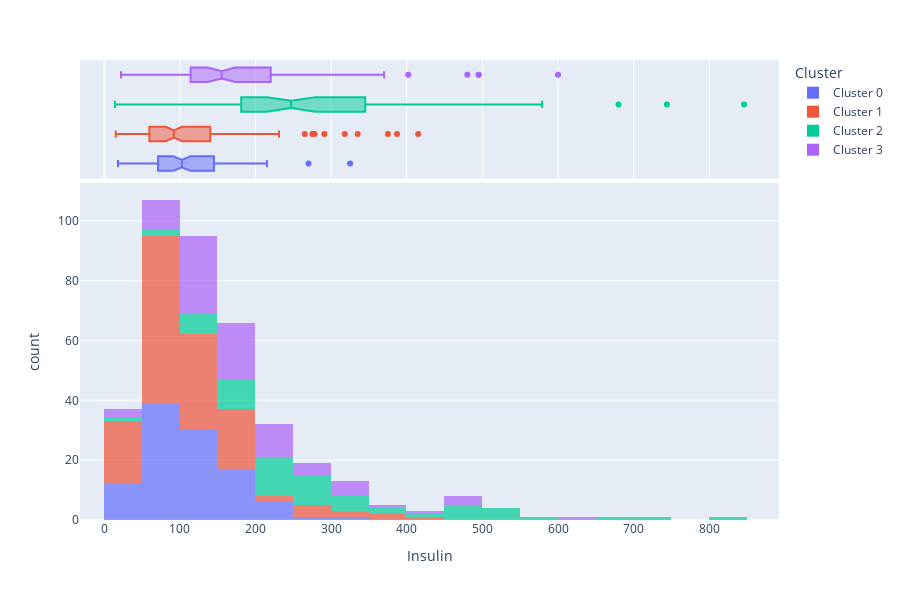

The notebook cell saved with this chart:
### Code cell
plot_model(kmeans_4, plot = 'distribution', feature="Insulin")

### Figure 1 — Plotly figure (JSON) as saved in the notebook; plotly's stock layout.template omitted (floating-point values rounded to 4 significant figures; data arrays with more than 128 entries replaced by an {"elided": "..."} marker saying what was removed)
{"data": [{"bingroup": "x", "hovertemplate": "Cluster=Cluster 0<br>Insulin=%{x}<br>count=%{y}<extra></extra>", "legendgroup": "Cluster 0", "marker": {"color": "#636efa", "opacity": 0.7, "pattern": {"shape": ""}}, "name": "Cluster 0", "orientation": "v", "showlegend": true, "type": "histogram", "x": [56, 105, 71, 49, 100, 191, 125, 66, 88, 45, 53, 32, 120, 129, 130, 45, 130, 188, 99, 65, 56, 160, 76, 106, 115, 77, 48, 130, 18, 165, 63, 87, 140, 57, 64, 66, 94, 158, 167, 75, 72, 82, 196, 68, 120, 156, 140, 165, 176, 210, 167, 205, 78, 105, 42, 135, 180, 215, 120, 194, 74, 40, 75, 120, 92, 148, 119, 83, 36, 91, 135, 18, 180, 200, 178, 160, 200, 77, 135, 48, 95, 325, 70, 71, 125, 132, 270, 140, 142, 205, 37, 90, 105, 99, 115, 88, 100, 94, 74, 57, 145, 160, 83, 96, 135, 54], "xaxis": "x", "yaxis": "y"}, {"customdata": {"elided": "106x8 mixed values"}, "hovertemplate": "Cluster=%{customdata[7]}<br>Insulin=%{x}<br>Pregnancies=%{customdata[0]}<br>Glucose=%{customdata[1]}<br>BloodPressure=%{customdata[2]}<br>SkinThickness=%{customdata[3]}<br>BMI=%{customdata[4]}<br>DiabetesPedigreeFunction=%{customdata[5]}<br>Age=%{customdata[6]}<extra></extra>", "legendgroup": "Cluster 0", "marker": {"color": "#636efa"}, "name": "Cluster 0", "notched": true, "showlegend": false, "type": "box", "x": [56, 105, 71, 49, 100, 191, 125, 66, 88, 45, 53, 32, 120, 129, 130, 45, 130, 188, 99, 65, 56, 160, 76, 106, 115, 77, 48, 130, 18, 165, 63, 87, 140, 57, 64, 66, 94, 158, 167, 75, 72, 82, 196, 68, 120, 156, 140, 165, 176, 210, 167, 205, 78, 105, 42, 135, 180, 215, 120, 194, 74, 40, 75, 120, 92, 148, 119, 83, 36, 91, 135, 18, 180, 200, 178, 160, 200, 77, 135, 48, 95, 325, 70, 71, 125, 132, 270, 140, 142, 205, 37, 90, 105, 99, 115, 88, 100, 94, 74, 57, 145, 160, 83, 96, 135, 54], "xaxis": "x2", "yaxis": "y2"}, {"bingroup": "x", "hovertemplate": "Cluster=Cluster 1<br>Insulin=%{x}<br>count=%{y}<extra></extra>", "legendgroup": "Cluster 1", "marker": {"color": "#EF553B", "opacity": 0.7, "pattern": {"shape": ""}}, "name": "Cluster 1", "orientation": "v", "showlegend": true, "type": "histogram", "x": {"elided": "140 int values"}, "xaxis": "x", "yaxis": "y"}, {"customdata": {"elided": "140x8 mixed values"}, "hovertemplate": "Cluster=%{customdata[7]}<br>Insulin=%{x}<br>Pregnancies=%{customdata[0]}<br>Glucose=%{customdata[1]}<br>BloodPressure=%{customdata[2]}<br>SkinThickness=%{customdata[3]}<br>BMI=%{customdata[4]}<br>DiabetesPedigreeFunction=%{customdata[5]}<br>Age=%{customdata[6]}<extra></extra>", "legendgroup": "Cluster 1", "marker": {"color": "#EF553B"}, "name": "Cluster 1", "notched": true, "showlegend": false, "type": "box", "x": {"elided": "140 int values"}, "xaxis": "x2", "yaxis": "y2"}, {"bingroup": "x", "hovertemplate": "Cluster=Cluster 2<br>Insulin=%{x}<br>count=%{y}<extra></extra>", "legendgroup": "Cluster 2", "marker": {"color": "#00cc96", "opacity": 0.7, "pattern": {"shape": ""}}, "name": "Cluster 2", "orientation": "v", "showlegend": true, "type": "histogram", "x": [485, 168, 110, 230, 510, 846, 274, 330, 285, 185, 200, 543, 204, 110, 235, 180, 240, 200, 540, 159, 220, 440, 293, 392, 100, 225, 321, 245, 120, 272, 284, 185, 58, 130, 180, 277, 140, 478, 255, 744, 579, 480, 310, 474, 328, 170, 680, 194, 265, 90, 145, 250, 360, 465, 293, 325, 249, 14, 155, 210, 545, 210, 220, 182], "xaxis": "x", "yaxis": "y"}, {"customdata": {"elided": "64x8 mixed values"}, "hovertemplate": "Cluster=%{customdata[7]}<br>Insulin=%{x}<br>Pregnancies=%{customdata[0]}<br>Glucose=%{customdata[1]}<br>BloodPressure=%{customdata[2]}<br>SkinThickness=%{customdata[3]}<br>BMI=%{customdata[4]}<br>DiabetesPedigreeFunction=%{customdata[5]}<br>Age=%{customdata[6]}<extra></extra>", "legendgroup": "Cluster 2", "marker": {"color": "#00cc96"}, "name": "Cluster 2", "notched": true, "showlegend": false, "type": "box", "x": [485, 168, 110, 230, 510, 846, 274, 330, 285, 185, 200, 543, 204, 110, 235, 180, 240, 200, 540, 159, 220, 440, 293, 392, 100, 225, 321, 245, 120, 272, 284, 185, 58, 130, 180, 277, 140, 478, 255, 744, 579, 480, 310, 474, 328, 170, 680, 194, 265, 90, 145, 250, 360, 465, 293, 325, 249, 14, 155, 210, 545, 210, 220, 182], "xaxis": "x2", "yaxis": "y2"}, {"bingroup": "x", "hovertemplate": "Cluster=Cluster 3<br>Insulin=%{x}<br>count=%{y}<extra></extra>", "legendgroup": "Cluster 3", "marker": {"color": "#ab63fa", "opacity": 0.7, "pattern": {"shape": ""}}, "name": "Cluster 3", "orientation": "v", "showlegend": true, "type": "histogram", "x": [184, 480, 125, 342, 304, 100, 168, 49, 190, 114, 22, 210, 54, 325, 105, 140, 175, 108, 150, 180, 146, 300, 115, 285, 110, 105, 29, 88, 207, 71, 240, 132, 171, 130, 122, 110, 190, 156, 600, 165, 326, 114, 105, 271, 126, 126, 156, 175, 280, 130, 190, 215, 67, 495, 207, 225, 215, 230, 231, 370, 126, 135, 155, 228, 94, 67, 130, 237, 60, 56, 150, 258, 495, 175, 402, 75, 144, 122, 192, 145, 193, 79, 155, 140], "xaxis": "x", "yaxis": "y"}, {"customdata": {"elided": "84x8 mixed values"}, "hovertemplate": "Cluster=%{customdata[7]}<br>Insulin=%{x}<br>Pregnancies=%{customdata[0]}<br>Glucose=%{customdata[1]}<br>BloodPressure=%{customdata[2]}<br>SkinThickness=%{customdata[3]}<br>BMI=%{customdata[4]}<br>DiabetesPedigreeFunction=%{customdata[5]}<br>Age=%{customdata[6]}<extra></extra>", "legendgroup": "Cluster 3", "marker": {"color": "#ab63fa"}, "name": "Cluster 3", "notched": true, "showlegend": false, "type": "box", "x": [184, 480, 125, 342, 304, 100, 168, 49, 190, 114, 22, 210, 54, 325, 105, 140, 175, 108, 150, 180, 146, 300, 115, 285, 110, 105, 29, 88, 207, 71, 240, 132, 171, 130, 122, 110, 190, 156, 600, 165, 326, 114, 105, 271, 126, 126, 156, 175, 280, 130, 190, 215, 67, 495, 207, 225, 215, 230, 231, 370, 126, 135, 155, 228, 94, 67, 130, 237, 60, 56, 150, 258, 495, 175, 402, 75, 144, 122, 192, 145, 193, 79, 155, 140], "xaxis": "x2", "yaxis": "y2"}], "layout": {"barmode": "relative", "height": 600, "legend": {"title": {"text": "Cluster"}, "tracegroupgap": 0}, "margin": {"t": 60}, "xaxis": {"anchor": "y", "domain": [0, 1], "title": {"text": "Insulin"}}, "xaxis2": {"anchor": "y2", "domain": [0, 1], "matches": "x", "showgrid": true, "showticklabels": false}, "yaxis": {"anchor": "x", "domain": [0, 0.7326], "title": {"text": "count"}}, "yaxis2": {"anchor": "x2", "domain": [0.7426, 1], "matches": "y2", "showgrid": false, "showline": false, "showticklabels": false, "ticks": ""}}}
